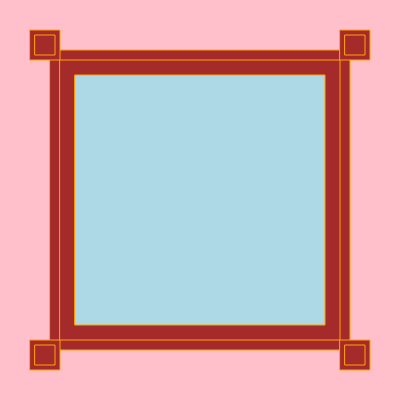
Frame 1 (no input)
Frame 60 (no input): identical to frame 1, image omitted
Frame 120 (the mouse pressed at the canvas centre since frame 60): identical to frame 1, image omitted

The p5.js sketch that drew this single still picture (run headless with seeded random() and noise() and a simulated clock; from frame 60 on, the mouse is pressed at the canvas centre):

// p5.js sketch
// ── sketch.js
function setup() {
  createCanvas(400, 400);
}

function draw() {
  background('pink');
  fill('brown')
  stroke('orange')
  square(50,50, 300)
  square(60,60,280)
  square(30,30,30)
  square(35,35,20)
  square(340,30,30)
  square(345,35,20)
  square(30,340,30)
  square(35,345,20)
  square(340,340,30)
  square(345,345,20)

  
  fill('lightblue')
  stroke('orange')
  square(75,75, 250)
}
